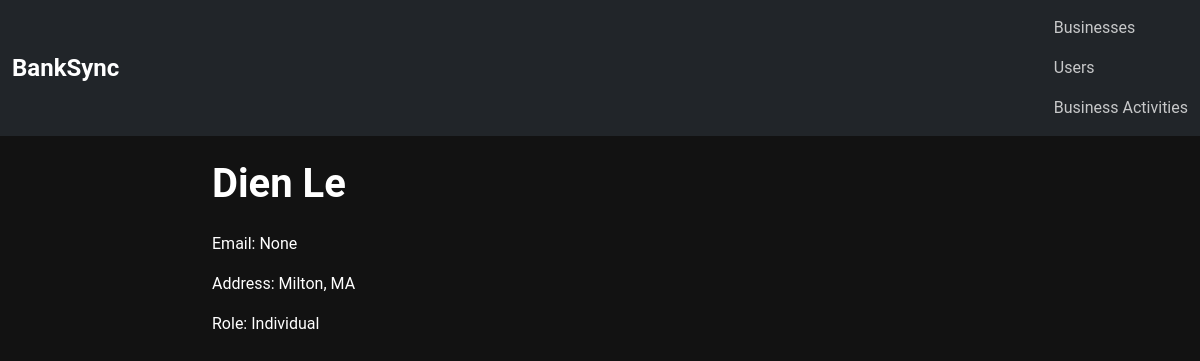
Page /bankrec/persons/2/ on the committed database.
### bankrec/models.py (models this page shows, shortened)
class Person(models.Model):
    ROLES = [("individual", "Individual"), ("accountant", "Accountant")]
    first_name = models.CharField(max_length=100)
    last_name = models.CharField(max_length=100)
    email = models.EmailField(blank=True, null=True)
    address = models.TextField()
    role = models.CharField(max_length=20, choices=ROLES)

### bankrec/views.py (the view)
# urls.py: path("persons/<int:pk>/", PersonDetailView.as_view(), name="person_detail"),
class PersonDetailView(DetailView):
    model = Person
    template_name = "bankrec/person_detail.html"
    context_object_name = "person"

### bankrec/templates/bankrec/person_detail.html (shortened to what this page needs)
{% extends "bankrec/base.html" %}
{% block content %}
<h1>{{ person.first_name }} {{ person.last_name }}</h1>
<p>Email: {{ person.email }}</p>
<p>Address: {{ person.address }}</p>
<p>Role: {{ person.get_role_display }}</p>
{% endblock %}

### static/styles.css (style rules this page uses)
body { background-color: #121212; color: #ffffff; font-family: 'Roboto', sans-serif; margin: 0; padding: 0; }
h1 { color: #ffffff; font-weight: 700; margin-bottom: 1.5rem; }

### rows in the picture
Person: first_name "Dien", last_name "Le", email "None", address "Milton, MA", role "Individual"
